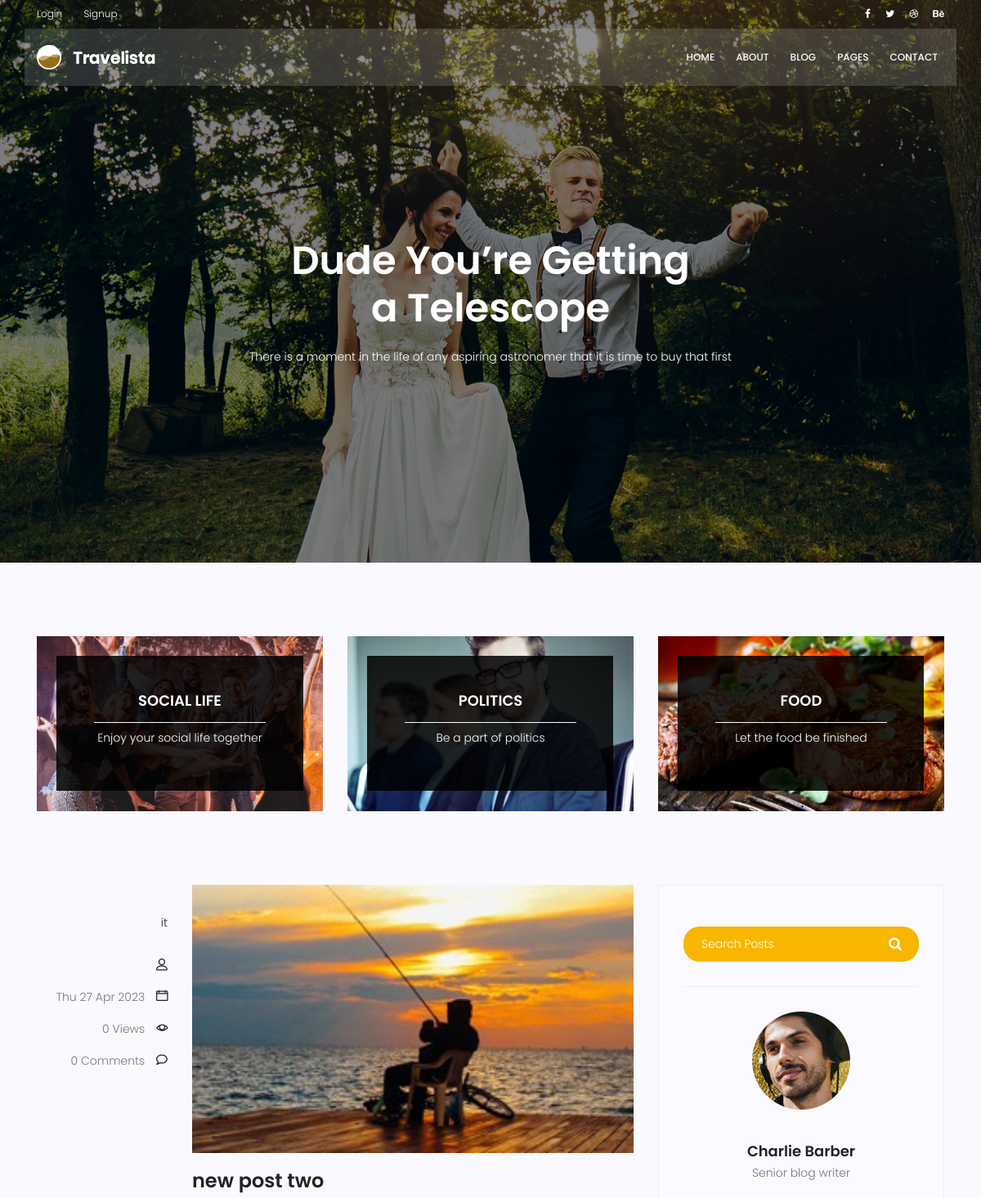
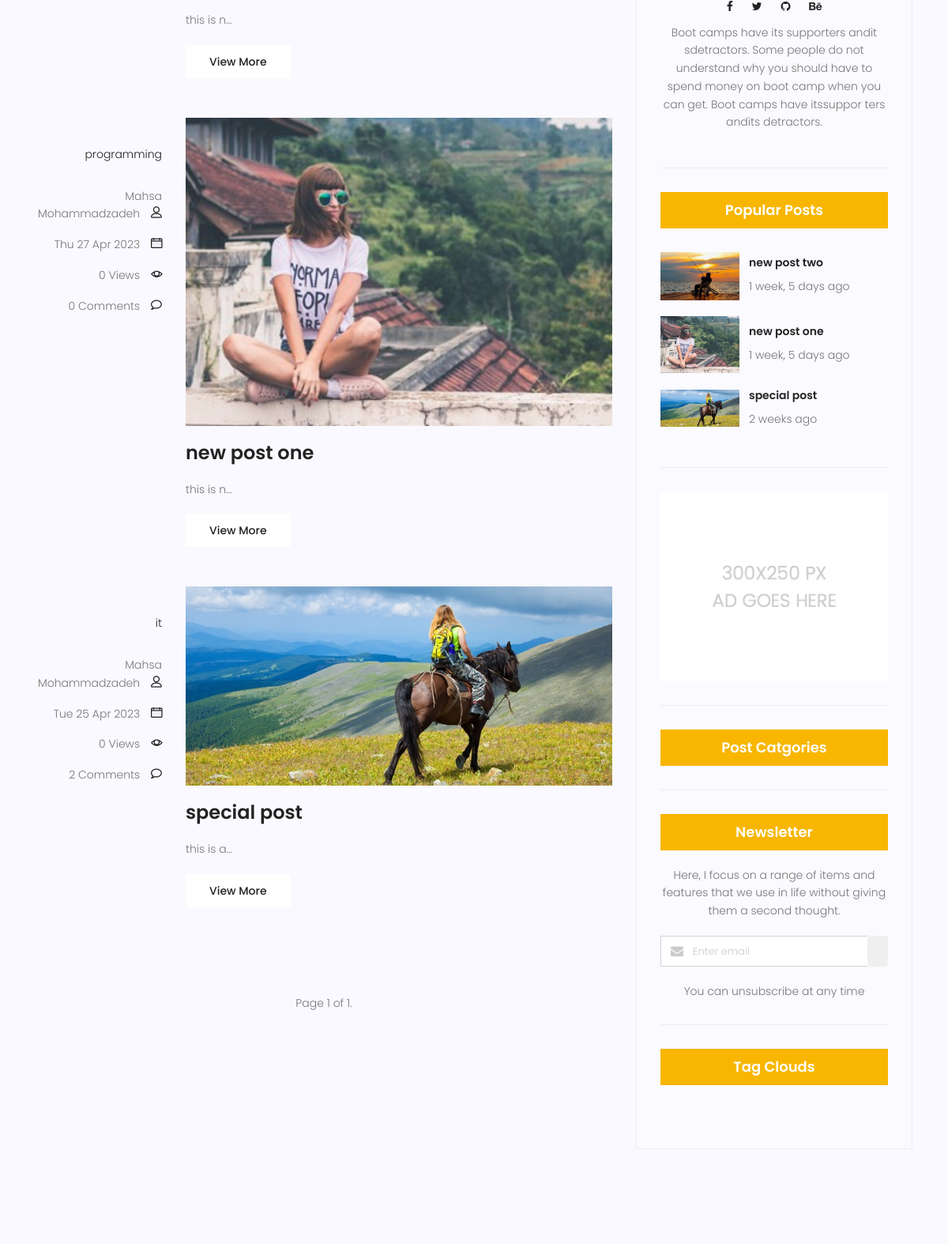
Screenshot of /blog/ with the database file from the repository (2 pictures, top to bottom).
### blog/models.py (models this page shows, shortened)
class Category(models.Model):
    name = models.CharField(max_length=255)

class Post(models.Model):
    image = models.ImageField(upload_to='blog/', default='blog/default.jpg')
    author = models.ForeignKey(User, on_delete=models.SET_NULL, null=True)
    title = models.CharField(max_length=255)
    content = models.TextField()
    tags = TaggableManager()
    category = models.ManyToManyField(Category)
    counted_views = models.IntegerField(default=0)
    status = models.BooleanField(default=False)
    created_date = models.DateTimeField(auto_now_add=True)
    updated_date = models.DateTimeField(auto_now=True)
    published_date = models.DateTimeField(null=True)
    class Meta:
        ordering = ['-created_date']

### blog/views.py (the view)
# urls.py: path('', views.blog_view, name='index'),
def blog_view(request, **kwargs):
    posts = Post.objects.filter(status=1)
    if kwargs.get('cat_name'):
        posts = posts.filter(category__name=kwargs['cat_name'])
    if kwargs.get('author_username'):
        posts = posts.filter(author__username=kwargs['author_username'])
    if kwargs.get('tag_name'):
        posts = posts.filter(tags__name__in=[kwargs['tag_name']])
    posts = Paginator(posts, 3)
    try:
        page_number = request.GET.get('page')
        posts = posts.get_page(page_number)
    except PageNotAnInteger:
        posts = posts.get_page(1)
    except EmptyPage:
        posts = posts.get_page(1)
    context = {"posts": posts}
    return render(request, 'blog/blog-home.html', context)

### blog/templatetags/blog_tags.py (called while the page is built)
@register.simple_tag(name='comments_count')
def function(pid):
    post = Post.objects.get(pk=pid)
    return Comment.objects.filter(post=post.id,approved=True).count()

@register.inclusion_tag('blog/blog-popular-posts.html')
def latestpost(args=3):
    posts = Post.objects.filter(status=1).order_by('-published_date')[:args]
    return {'posts': posts}

@register.inclusion_tag('blog/blog-post-categories.html')
def postcategories():
    posts = Post.objects.filter(status=1)
    categories = Category.objects.all()
    cat_dict = {}
    for name in categories:
        cat_dict[name] = posts.filter(category=name).count()
    return {'categories': cat_dict}

### templates/blog/blog-home.html (shortened to what this page needs)
{% extends 'base.html' %}
{% load static %}
{% load blog_tags %}
{% block content %}
    <section class="banner-area relative blog-home-banner" id="home">
        <div class="overlay overlay-bg"></div>
        <div class="container">
            <div class="row d-flex align-items-center justify-content-center">
                <div class="about-content blog-header-content col-lg-12">
                    <h1 class="text-white">
                        Dude You’re Getting
                        a Telescope
                    </h1>
                    <p class="text-white">
                        There is a moment in the life of any aspiring astronomer that it is time to buy that first
                    </p>
                </div>
            </div>
        </div>
    </section>
    <section class="top-category-widget-area pt-90 pb-90 ">
        <div class="container">
            <div class="row">
                <div class="col-lg-4">
                    <div class="single-cat-widget">
                        <div class="content relative">
                            <div class="overlay overlay-bg"></div>
                            <a href="#" target="_blank">
                                <div class="thumb">
                                    <img class="content-image img-fluid d-block mx-auto"
                                         src="{% static 'img/blog/cat-widget1.jpg' %}" alt="">
                                </div>
                                <div class="content-details">
                                    <h4 class="content-title mx-auto text-uppercase">Social life</h4>
                                    <span></span>
                                    <p>Enjoy your social life together</p>
                                </div>
                            </a>
                        </div>
                    </div>
                </div>
                <div class="col-lg-4">
                    <div class="single-cat-widget">
                        <div class="content relative">
                            <div class="overlay overlay-bg"></div>
                            <a href="#" target="_blank">
                                <div class="thumb">
                                    <img class="content-image img-fluid d-block mx-auto"
                                         src="{% static 'img/blog/cat-widget2.jpg' %}" alt="">
                                </div>
                                <div class="content-details">
                                    <h4 class="content-title mx-auto text-uppercase">Politics</h4>
                                    <span></span>
                                    <p>Be a part of politics</p>
                                </div>
                            </a>
                        </div>
                    </div>
                </div>
                <div class="col-lg-4">
                    <div class="single-cat-widget">
                        <div class="content relative">
                            <div class="overlay overlay-bg"></div>
                            <a href="#" target="_blank">
                                <div class="thumb">
                                    <img class="content-image img-fluid d-block mx-auto"
                                         src="{% static 'img/blog/cat-widget3.jpg' %}" alt="">
                                </div>
                                <div class="content-details">
                                    <h4 class="content-title mx-auto text-uppercase">Food</h4>
                                    <span></span>
                                    <p>Let the food be finished</p>
                                </div>
                            </a>
                        </div>
                    </div>
                </div>
            </div>
        </div>
    </section>
    <section class="post-content-area">
        <div class="container">
            <div class="row">
                <div class="col-lg-8 posts-list">
                    {% for post in posts %}
                        <div class="single-post row">
                            <div class="col-lg-3  col-md-3 meta-details">
                                <ul class="tags">
                                    {% for cat in post.category.all %}
                                        <li><a href="{% url 'blog:category' cat.name %}">{{ cat.name }}</a>
                                            {% if not forloop.last %},{% endif %}</li>
                                    {% endfor %}
                                </ul>
                                <div class="user-details row">
                                    <p class="user-name col-lg-12 col-md-12 col-6"><a
                                            href="{% url 'blog:author' author_username=post.author.username %}">{{ post.author.get_full_name }}</a>
                                        <span
                                                class="lnr lnr-user"></span></p>
                                    <p class="date col-lg-12 col-md-12 col-6"><a
                                            href="#">{{ post.published_date|date:"D d M Y " }}</a> <span
                                            class="lnr lnr-calendar-full"></span></p>
                                    <p class="view col-lg-12 col-md-12 col-6"><a href="#">{{ post.counted_views }}
                                        Views</a> <span class="lnr lnr-eye"></span></p>
                                    <p class="comments col-lg-12 col-md-12 col-6"><a href="#">{% comments_count post.id %} Comments</a> <span
                                            class="lnr lnr-bubble"></span></p>
                                </div>
                            </div>
                            <div class="col-lg-9 col-md-9 ">
                                <div class="feature-img">
                                    <img class="img-fluid" src="{{ post.image.url }}" alt="">
                                </div>
                                <a class="posts-title" href="{% url 'blog:detail' pid=post.id %}">
                                    <h3>{{ post.title }}</h3></a>
                                <p class="excert">
                                    {{ post.content|truncatechars:10 }}
                                </p>
                                <a href="blog-single.html" class="primary-btn">View More</a>
                            </div>
                        </div>
                    {% endfor %}
                    <nav class="blog-pagination justify-content-center d-flex">
                        <div class="pagination">
    <span class="step-links">
        <span class="current">
            Page {{ posts.number }} of {{ posts.paginator.num_pages }}.
        </span>
    </span>
                        </div>
                    </nav>
                </div>
                <div class="col-lg-4 sidebar-widgets">
                    <div class="widget-wrap">
                        {% include 'blog/blog-search.html' %}
                        {% include 'blog/blog-writer.html' %}
                        {% latestpost 4 %}
                        {% include 'blog/blog-ads.html' %}
                        {% postcategories %}
                        {% include 'blog/blog-newsletter.html' %}
                        {% include 'blog/blog-tags.html' %}
                    </div>
                </div>
            </div>
        </div>
    </section>
{% endblock %}

### templates/base.html (shortened to what this page needs)
{% load static %}
<!DOCTYPE html>
<html lang="zxx" class="no-js">
<head>
    <link rel="stylesheet" href="{% static 'css/linearicons.css' %}">
    <link rel="stylesheet" href="{% static 'css/font-awesome.min.css' %}">
    <link rel="stylesheet" href="{% static 'css/bootstrap.css' %}">
    <link rel="stylesheet" href="{% static 'css/magnific-popup.css' %}">
    <link rel="stylesheet" href="{% static 'css/jquery-ui.css' %}">
    <link rel="stylesheet" href="{% static  'css/nice-select.css' %}">
    <link rel="stylesheet" href="{% static 'css/animate.min.css' %}">
    <link rel="stylesheet" href="{% static 'css/owl.carousel.css' %}">
    <link rel="stylesheet" href="{% static 'css/main.css' %}">
</head>
<body>
<header id="header">
    <div class="header-top">
        <div class="container">
            <div class="row align-items-center">
                <div class="col-lg-6 col-sm-6 col-6 header-top-left">
                    <ul>
                        {% if request.user.is_authenticated %}
                            <li><a href="#">Logged in as {{ request.user.username }}</a></li>
                            <li><a href="{% url 'accounts:logout' %}">Logout</a></li>
                        {% else %}
                            <li><a href="{% url 'accounts:login' %}">Login</a></li>
                            <li><a href="{% url 'accounts:signup' %}">Signup</a></li>
                        {% endif %}
                    </ul>
                </div>
                <div class="col-lg-6 col-sm-6 col-6 header-top-right">
                    <div class="header-social">
                        <a href="#"><i class="fa fa-facebook"></i></a>
                        <a href="#"><i class="fa fa-twitter"></i></a>
                        <a href="#"><i class="fa fa-dribbble"></i></a>
                        <a href="#"><i class="fa fa-behance"></i></a>
                    </div>
                </div>
            </div>
        </div>
    </div>
    <div class="container main-menu">
        <div class="row align-items-center justify-content-between d-flex">
            <div id="logo">
                <a href="index.html"><img src="{% static 'img/logo.png' %}" alt="" title=""/></a>
            </div>
            <nav id="nav-menu-container">
                <ul class="nav-menu">
                    <li><a href="{% url 'website:home' %}">Home</a></li>
                    <li><a href="{% url 'website:about' %}">About</a></li>
                    <li><a href="{% url 'blog:index' %}">Blog </a></li>
                    <li class="menu-has-children"><a href="">Pages</a>
                    </li>
                    <li><a href="{% url 'website:contact' %}">Contact</a></li>
                </ul>
            </nav>
        </div>
    </div>
</header>
{% block content %}{% endblock %}

### templates/blog/blog-search.html
<div class="single-sidebar-widget search-widget">
    <form class="search-form" action="{% url 'blog:search' %}" method="get">
        <input placeholder="Search Posts" name="s" type="text"
               onfocus="this.placeholder = ''" onblur="this.placeholder = 'Search Posts'">
        <button type="submit"><i class="fa fa-search"></i></button>
    </form>
</div>

### templates/blog/blog-writer.html
{% load static  %}
<div class="single-sidebar-widget user-info-widget">
    <img src="{% static 'img/blog/user-info.png' %}" alt="">
    <a href="#"><h4>Charlie Barber</h4></a>
    <p>
        Senior blog writer
    </p>
    <ul class="social-links">
        <li><a href="#"><i class="fa fa-facebook"></i></a></li>
        <li><a href="#"><i class="fa fa-twitter"></i></a></li>
        <li><a href="#"><i class="fa fa-github"></i></a></li>
        <li><a href="#"><i class="fa fa-behance"></i></a></li>
    </ul>
    <p>
        Boot camps have its supporters andit sdetractors. Some people do not understand why you should have to spend
        money on boot camp when you can get. Boot camps have itssuppor ters andits detractors.
    </p>
</div>

### templates/blog/blog-popular-posts.html
{% load humanize %}
{% load static %}
{% load blog_tags %}
<div class="single-sidebar-widget popular-post-widget">
    <h4 class="popular-title">Popular Posts</h4>
    <div class="popular-post-list">
        {% for post in posts %}
            <div class="single-post-list d-flex flex-row align-items-center">
                <div class="thumb">
                    <img class="img-fluid" src="{{ post.image.url }}" alt="">
                </div>
                <div class="details">
                    <a href="{% url 'blog:detail' post.id %}"><h6>{{ post.title }}</h6></a>
                    <p>{{ post.published_date|naturaltime }}</p>
                </div>
            </div>
        {% endfor %}
    </div>
</div>

### templates/blog/blog-ads.html
{%  load static %}
<div class="single-sidebar-widget ads-widget">
    <a href="#"><img class="img-fluid" src="img/blog/ads-banner.jpg" alt=""></a>
</div>

### templates/blog/blog-post-categories.html (shortened to what this page needs)
<div class="single-sidebar-widget post-category-widget">
    <h4 class="category-title">Post Catgories</h4>
</div>

### templates/blog/blog-newsletter.html (shortened to what this page needs)
<div class="single-sidebar-widget newsletter-widget">
    <h4 class="newsletter-title">Newsletter</h4>
    <p>
        Here, I focus on a range of items and features that we use in life without
        giving them a second thought.
    </p>
    <div class="form-group d-flex flex-row">
        <div class="col-autos">
            <form method="post" action="{% url 'website:newsletter' %}">
            <div class="input-group">
                <div class="input-group-prepend">
                    <div class="input-group-text"><i class="fa fa-envelope" aria-hidden="true"></i>
                    </div>
                </div>
                <input type="text" class="form-control" id="inlineFormInputGroup" placeholder="Enter email"
                       onfocus="this.placeholder = ''" onblur="this.placeholder = 'Enter email'">
            </div>
            </form>
        </div>
        <button class="btn btn-btn" type="submit"></button>
    </div>
    <p class="text-bottom">
        You can unsubscribe at any time
    </p>
</div>

### templates/blog/blog-tags.html (shortened to what this page needs)
{% load blog_tags %}
<div class="single-sidebar-widget tag-cloud-widget">
    <h4 class="tagcloud-title">Tag Clouds</h4>
</div>

### rows the page displays
Post: published_date "Thu 27 Apr 2023", counted_views "0", id "0", image (picture), title "new post two", content "this is n…", published_date "1 week, 5 days ago"
Category: name "it"
Post: author.get_full_name "Mahsa Mohammadzadeh", published_date "Thu 27 Apr 2023", counted_views "0", id "0", image (picture), title "new post one", content "this is n…", published_date "1 week, 5 days ago"
Category: name "programming"
Post: author.get_full_name "Mahsa Mohammadzadeh", published_date "Tue 25 Apr 2023", counted_views "0", id "2", image (placeholder picture), title "special post", content "this is a…", published_date "2 weeks ago"

### other values shown
{{ posts.number }} "1"
{{ posts.paginator.num_pages }} "1"
